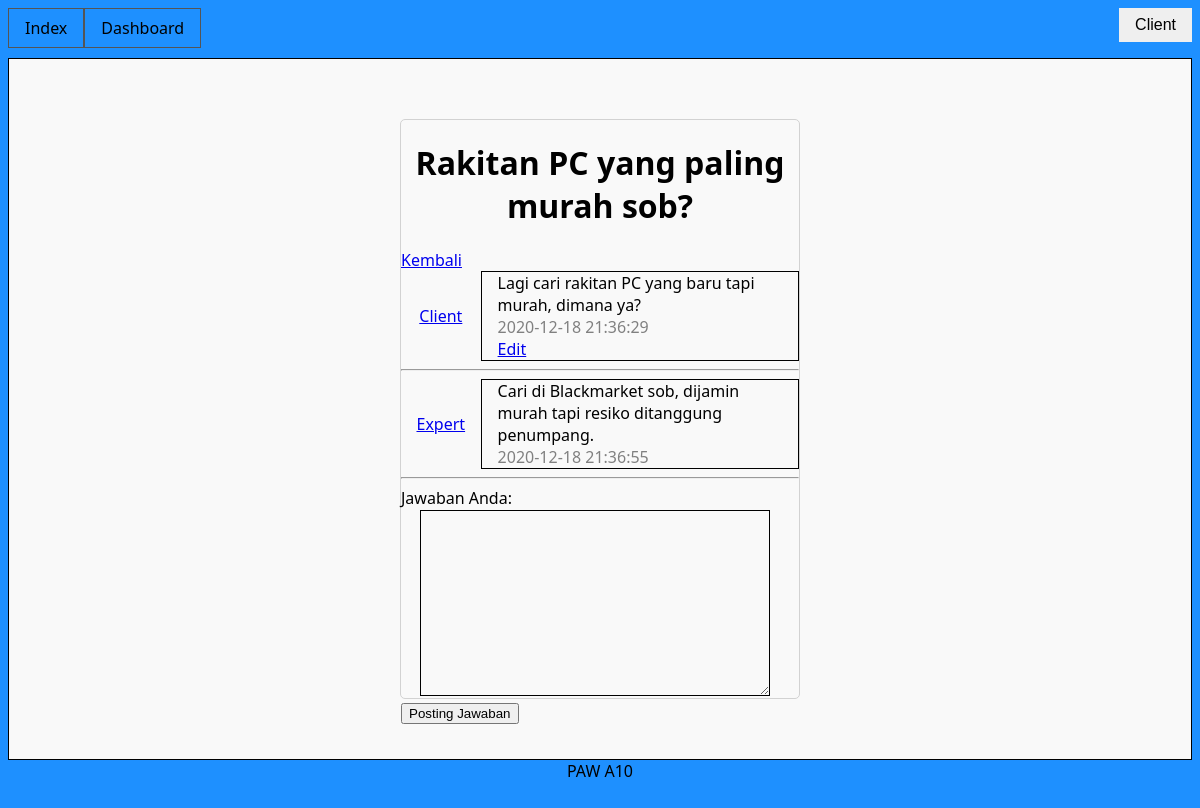
The page /thread.php?id=1 (signed in) on the database as committed earlier.
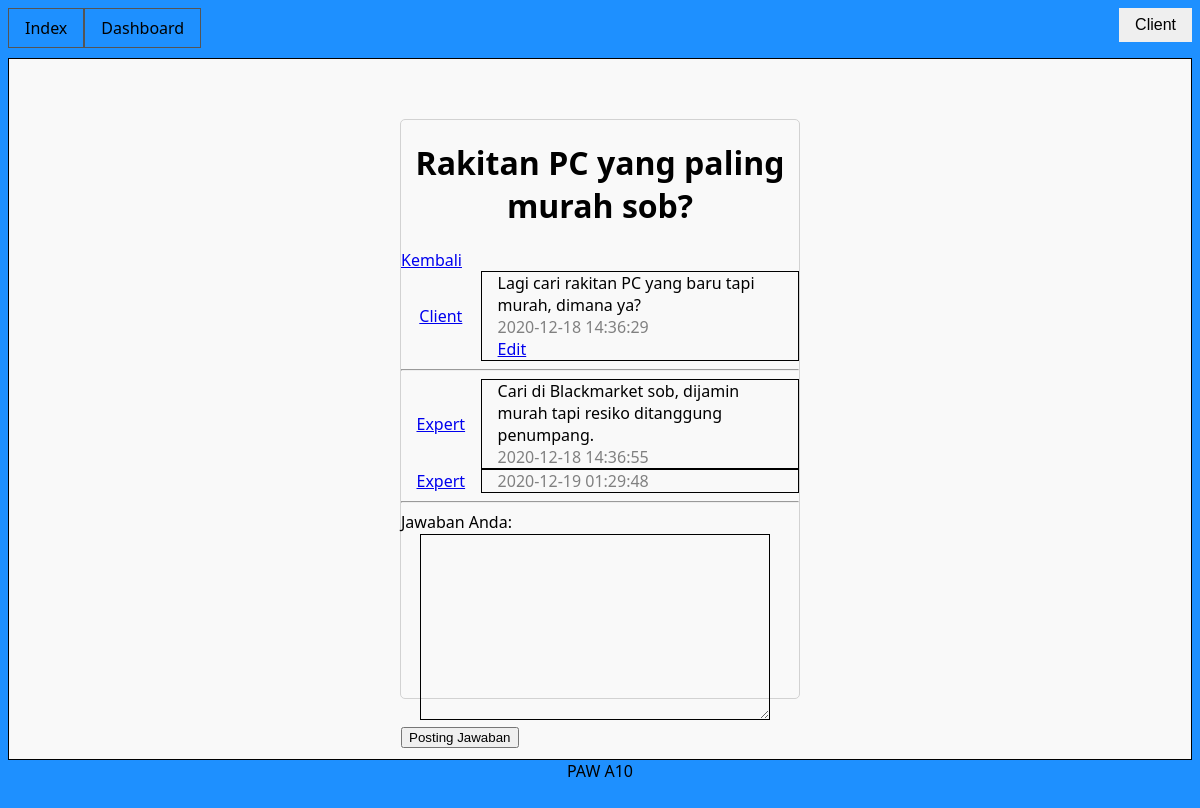
The same page on the database as committed later.
### tables this page shows
CREATE TABLE `thread` (
  `thread_id` int(11) NOT NULL,
  `user_id` int(11) NOT NULL,
  `topic_id` int(11) NOT NULL,
  `title` varchar(255) NOT NULL,
  `question` varchar(8000) NOT NULL,
  `time` timestamp NOT NULL DEFAULT current_timestamp() ON UPDATE current_timestamp()
);

CREATE TABLE `answer` (
  `answer_id` int(11) NOT NULL,
  `user_id` int(11) NOT NULL,
  `thread_id` int(11) NOT NULL,
  `answer` varchar(8000) NOT NULL,
  `time` timestamp NOT NULL DEFAULT current_timestamp() ON UPDATE current_timestamp()
);

CREATE TABLE `user` (
  `user_id` int(11) NOT NULL,
  `email` varchar(255) NOT NULL,
  `password` varchar(64) NOT NULL,
  `name` varchar(255) NOT NULL,
  `bio` varchar(255) NOT NULL,
  `avatar` varchar(255) DEFAULT NULL,
  `type` varchar(255) NOT NULL
);

### view/thread_view.inc (the view, shortened to what this page needs)
<!DOCTYPE html>
<html lang="en">
<?php include "head.inc" ?>
<body>
    <?php include "navbar.inc"; ?>
    <div class="content">
        <div class="regisbox">
            <h1><?= $thread['title'] ?></h1>
            <a href="topik.php?topik=<?= $thread['topic_id'] ?>">Kembali</a>
            <div class="chat">
                <div class="bio">
                    <a href="bio.php?id=<?= $thread['user_id'] ?>"><?= $thread['name'] ?></a>
                </div>
                <div class="content">
                    <?= $thread['question'] ?>
                    <div class="time"><?= $thread['time'] ?></div>
                    <?php if ($thread['user_id'] == $_SESSION['id']) : ?>
                        <a href="thread_edit.php?thread_id=<?= $thread['thread_id'] ?>">Edit</a>
                    <?php endif ?>
                </div>
            </div>
            <hr>
            <?php foreach ($answers as $answer) : ?>
                <div class="chat">
                    <div class="bio">
                        <a href="bio.php?id=<?= $answer['user_id'] ?>"><?= $answer['name'] ?></a>
                    </div>
                    <div class="content">
                        <?= $answer['answer'] ?>
                        <div class="time"><?= $answer['time'] ?></div>
                    </div>
                </div>
            <?php endforeach ?>
            <hr>
            <form method="post">
                <label for="answer">Jawaban Anda:</label>
                <textarea name="answer" id="answer" class="inputan" rows="10"></textarea>
                <input type="submit" value="Posting Jawaban">
            </form>
        </div>
    </div>
    <?php include "footer.inc"; ?>
</body>
</html>

Rows that differ between the two databases and show on the page:
changed thread "Rakitan PC yang paling murah sob?": time "2020-12-18 21:36:29" → "2020-12-18 14:36:29"
changed answer "Cari di Blackmarket sob, dijamin murah tapi resiko ditanggung penumpang.": time "2020-12-18 21:36:55" → "2020-12-18 14:36:55"
added answer: user.name "Expert", time "2020-12-19 01:29:48"
